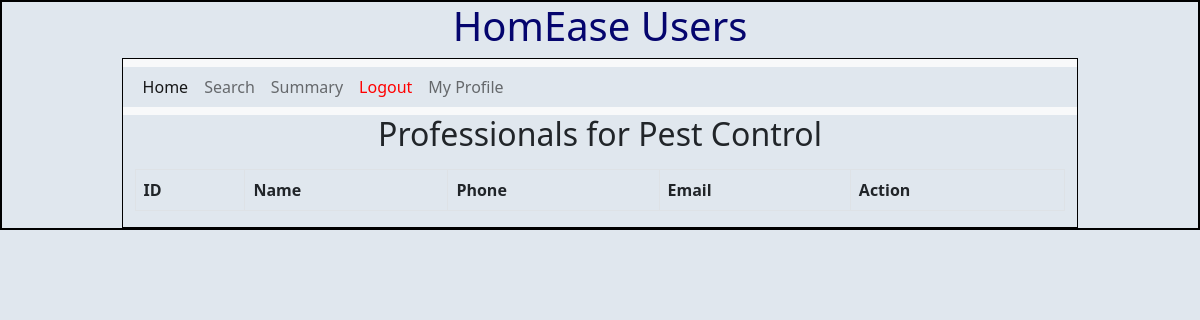
The page /service/Pest Control (signed in) on the database as committed earlier.
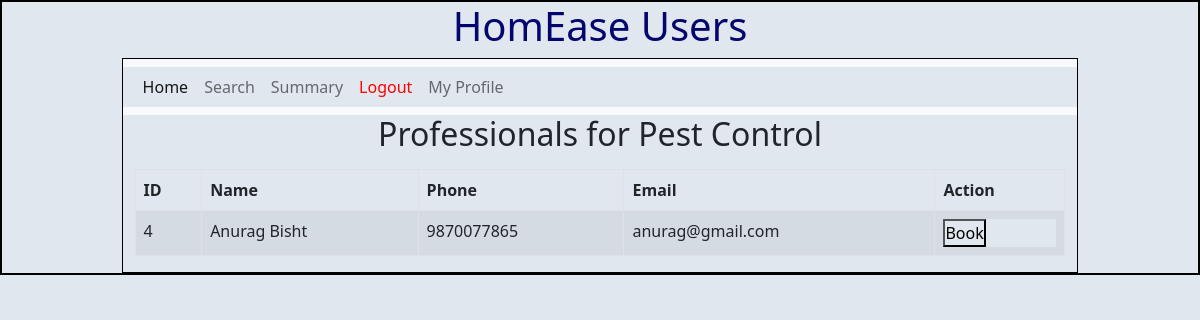
The same page on the database as committed later.
### backend/models.py (models this page shows)
class Prof_Info(db.Model):
    __tablename__="prof_info"
    id=db.Column(db.Integer,primary_key=True)
    email=db.Column(db.String,unique=True,nullable=False)
    password=db.Column(db.String,nullable=False)
    role=db.Column(db.Integer,default=2)
    full_name=db.Column(db.String,nullable=False)
    service_name=db.Column(db.Integer, db.ForeignKey("service.id"), nullable=False)
    experience=db.Column(db.Integer,nullable=False)
    location=db.Column(db.String,nullable=False)
    pin_code=db.Column(db.Integer,nullable=False)
    prof_status=db.Column(db.String,default='requested')#requested,approved,rejected,blocked
    service=db.relationship("Service",back_populates="professionals")
    phone=db.Column(db.Integer,nullable=False, unique=True)

### backend/controllers.py (the view)
@app.route('/service/<name>')
def list_professionals(name):
    user_id = session["user_id"]
    user_info = User_Info.query.get(user_id)
    service = Service.query.filter_by(name=name).first()
    if not service:
        return redirect(url_for('user_dashboard'))
    filtered_professionals = Prof_Info.query.filter_by(service_name=service.id).filter(Prof_Info.prof_status != 'blocked').all()
    user_service_history = User_Service_History.query.filter_by(service_req_id=service.id).all()
    return render_template('professional_list.html', name=name, professionals=filtered_professionals, user_service_history=user_service_history, service=service, user_info=user_info)

### templates/professional_list.html (shortened to what this page needs)
{% extends "user_layout.html" %}
{% block content %}
<html>
    <h2 style="text-align: center;">Professionals for {{ name }}</h2>
    <div class="container">
        <table class="table table-bordered table-striped mt-3">
            <thead>
                <tr>
                    <th>ID</th>
                    <th>Name</th>
                    <th>Phone</th>
                    <th>Email</th>
                    <th>Action</th>
                </tr>
            </thead>
            <tbody>
                {% for professional in professionals %}
                <tr>
                    <td>{{ professional.id }}</td>
                    <td>{{ professional.full_name }}</td>
                    <td>{{ professional.phone }}</td>
                    <td>{{ professional.email }}</td>
                    <td>
                        <form action="{{ url_for('book_professional', professional_id=professional.id) }}" method="post">
                            <button type="submit">Book</button>
                        </form>
                    </td>
                </tr>
                {% endfor %}
            </tbody>
        </table>
    </div>
</html>
{% endblock %}

Rows that differ between the two databases and show on the page:
added Prof_Info: id "4", full_name "Anurag Bisht", phone "9870077865", email "anurag@gmail.com"
